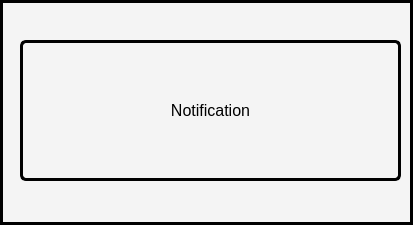
<?xml version="1.0" encoding="UTF-8"?>
<ui version="4.0">
 <class>Form</class>
 <widget class="QWidget" name="Form">
  <property name="geometry">
   <rect>
    <x>0</x>
    <y>0</y>
    <width>413</width>
    <height>225</height>
   </rect>
  </property>
  <property name="windowTitle">
   <string>Form</string>
  </property>
  <property name="styleSheet">
   <string notr="true">background-color: #f4f4f4; border: 3px solid </string>
  </property>
  <widget class="QLabel" name="label_8">
   <property name="geometry">
    <rect>
     <x>20</x>
     <y>40</y>
     <width>381</width>
     <height>141</height>
    </rect>
   </property>
   <property name="font">
    <font>
     <pointsize>12</pointsize>
    </font>
   </property>
   <property name="styleSheet">
    <string notr="true">color: ffffff;background-color: #00000000;
border-radius: 6px;
    padding: 5px;</string>
   </property>
   <property name="text">
    <string>Notification</string>
   </property>
   <property name="alignment">
    <set>Qt::AlignmentFlag::AlignCenter</set>
   </property>
  </widget>
 </widget>
 <resources/>
 <connections/>
</ui>
